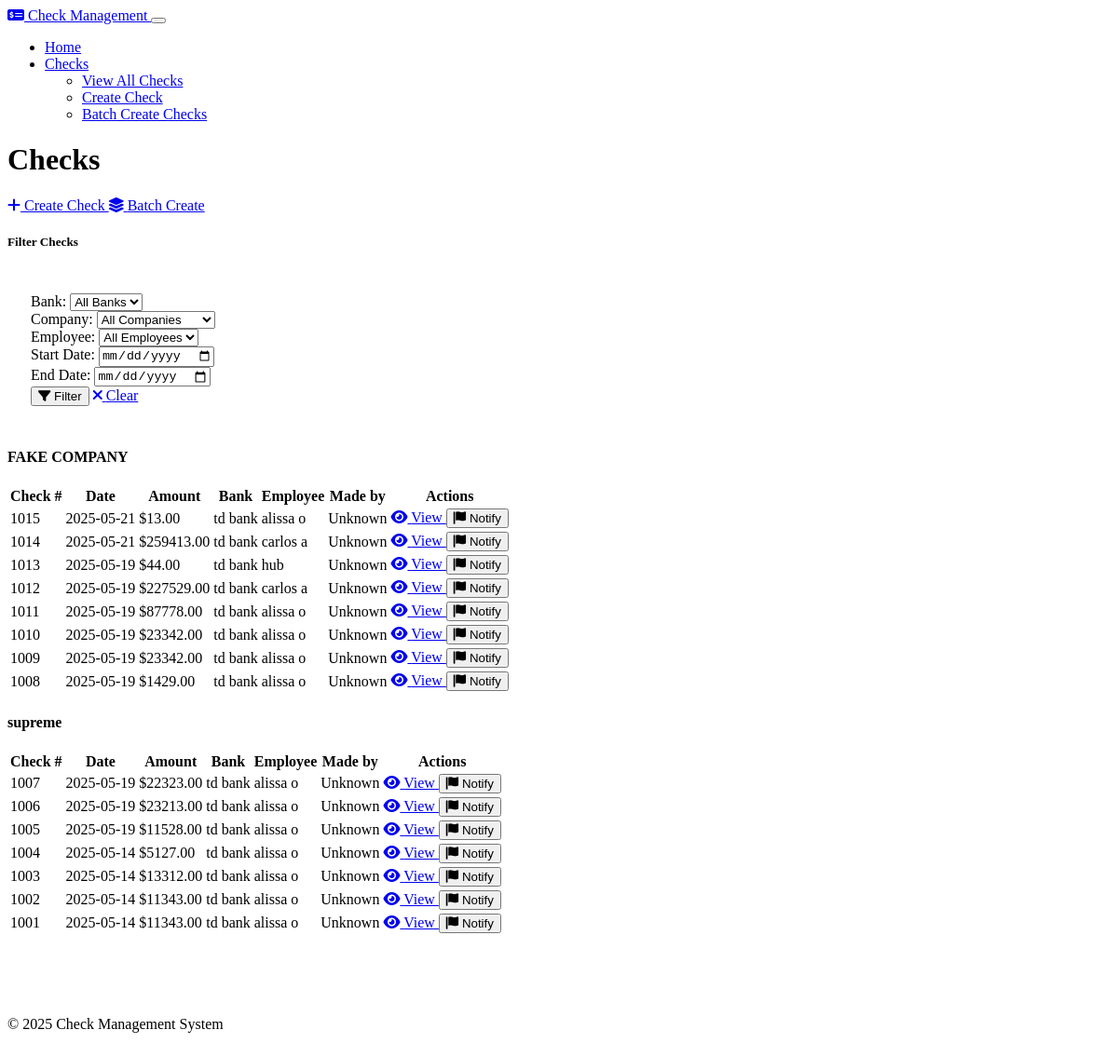
/checks, run on the app's committed database.
### models.py (models this page shows, shortened)
class Company(db.Model):
    id = db.Column(db.Integer, primary_key=True)
    name = db.Column(db.String(100), nullable=False)
    address = db.Column(db.String(200), nullable=False)
    logo = db.Column(db.Text, nullable=True)  # Store as base64 encoded string
    default_bank_id = db.Column(db.Integer, db.ForeignKey('bank.id'), nullable=True)
    employees = db.relationship('Employee', backref='company', lazy=True, cascade="all, delete-orphan")
    checks = db.relationship('Check', backref='company', lazy=True, cascade="all, delete-orphan")
    clients = db.relationship('CompanyClient', backref='company', lazy=True, cascade="all, delete-orphan")
    default_bank = db.relationship('Bank', backref='companies')

class Check(db.Model):
    id = db.Column(db.Integer, primary_key=True)
    check_number = db.Column(db.Integer, nullable=False)
    amount = db.Column(db.Numeric(10, 2), nullable=False)
    date = db.Column(db.Date, nullable=False, default=datetime.utcnow)
    flagged_by_user = db.Column(db.Boolean, default=False)
    flag_reason = db.Column(db.String(255), nullable=True)
    hours_worked = db.Column(db.Numeric(6, 2), nullable=True)
    pay_rate = db.Column(db.Numeric(10, 2), nullable=True)
    overtime_hours = db.Column(db.Numeric(6, 2), nullable=True)
    overtime_rate = db.Column(db.Numeric(10, 2), nullable=True)
    holiday_hours = db.Column(db.Numeric(6, 2), nullable=True)
    holiday_rate = db.Column(db.Numeric(10, 2), nullable=True)
    memo = db.Column(db.String(200), nullable=True)
    bank_id = db.Column(db.Integer, db.ForeignKey('bank.id'), nullable=False)
    company_id = db.Column(db.Integer, db.ForeignKey('company.id'), nullable=False)
    employee_id = db.Column(db.Integer, db.ForeignKey('employee.id'), nullable=False)
    client_id = db.Column(db.Integer, db.ForeignKey('company_client.id'), nullable=True)\
    created_by_id = db.Column(db.Integer, db.ForeignKey('user.id'))
    created_by = db.relationship('User', backref='created_checks')
    client = db.relationship('CompanyClient', backref='checks', lazy=True)

class Bank(db.Model):
    id = db.Column(db.Integer, primary_key=True)
    name = db.Column(db.String(100), nullable=False)
    routing_number = db.Column(db.String(9), nullable=False)
    account_number = db.Column(db.String(20), nullable=False)
    last_check_number = db.Column(db.Integer, default=1000)
    checks = db.relationship('Check', backref='bank', lazy=True, cascade="all, delete-orphan")

class Employee(db.Model):
    id = db.Column(db.Integer, primary_key=True)
    name = db.Column(db.String(100), nullable=False)
    title = db.Column(db.String(100), nullable=False)
    company_id = db.Column(db.Integer, db.ForeignKey('company.id'), nullable=False)
    checks = db.relationship('Check', backref='employee', lazy=True, cascade="all, delete-orphan")

### routes.py (the view)
    @app.route('/checks')
    def checks_index():
        bank_id = request.args.get('bank_id', type=int)
        company_id = request.args.get('company_id', type=int)
        employee_id = request.args.get('employee_id', type=int)
        start_date = request.args.get('start_date')
        end_date = request.args.get('end_date')
        query = Check.query
        if session.get('role') != 'admin':
            query = query.filter(Check.created_by_id == session.get('user_id'))
        if bank_id:
            query = query.filter(Check.bank_id == bank_id)
        if company_id:
            query = query.filter(Check.company_id == company_id)
        if employee_id:
            query = query.filter(Check.employee_id == employee_id)
        if start_date:
            start_date = datetime.strptime(start_date, '%Y-%m-%d').date()
            query = query.filter(Check.date >= start_date)
        if end_date:
            end_date = datetime.strptime(end_date, '%Y-%m-%d').date()
            query = query.filter(Check.date <= end_date)
        checks = query.order_by(Check.date.desc(), Check.check_number.desc()).all()
        grouped_checks = defaultdict(list)
        for check in checks:
            grouped_checks[check.company.name].append(check)
        banks = Bank.query.all()
        companies = Company.query.all()
        employees = Employee.query.all()
        return render_template(
            'checks/index.html',
            grouped_checks=grouped_checks,
            banks=banks,
            companies=companies,
            employees=employees,
            bank_id=bank_id,
            company_id=company_id,
            employee_id=employee_id,
            start_date=start_date,
            end_date=end_date
        )

### templates/checks/index.html (shortened to what this page needs)
{% extends 'layout.html' %}
{% block content %}
<div class="d-flex justify-content-between align-items-center mb-4">
    <h1>Checks</h1>
    <div>
        <a href="{{ url_for('checks_create') }}" class="btn btn-primary me-2">
            <i class="fas fa-plus me-1"></i> Create Check
        </a>
        <a href="{{ url_for('checks_batch') }}" class="btn btn-success">
            <i class="fas fa-layer-group me-1"></i> Batch Create
        </a>
    </div>
</div>
<div class="card mb-4">
    <div class="card-header">
        <h5 class="mb-0">Filter Checks</h5>
    </div>
    <div class="card-body">
        <form method="get" action="{{ url_for('checks_index') }}">
            <div class="row">
                <div class="col-md-3 mb-3">
                    <label for="bank_id" class="form-label">Bank:</label>
                    <select name="bank_id" id="bank_id" class="form-select">
                        <option value="">All Banks</option>
                    </select>
                </div>
                <div class="col-md-3 mb-3">
                    <label for="company_id" class="form-label">Company:</label>
                    <select name="company_id" id="company_id" class="form-select">
                        <option value="">All Companies</option>
                    </select>
                </div>
                <div class="col-md-3 mb-3">
                    <label for="employee_id" class="form-label">Employee:</label>
                    <select name="employee_id" id="employee_id" class="form-select">
                        <option value="">All Employees</option>
                    </select>
                </div>
                <div class="col-md-3 mb-3">
                    <label for="start_date" class="form-label">Start Date:</label>
                    <input type="date" name="start_date" id="start_date" class="form-control" value="{{ start_date }}">
                </div>
                <div class="col-md-3 mb-3">
                    <label for="end_date" class="form-label">End Date:</label>
                    <input type="date" name="end_date" id="end_date" class="form-control" value="{{ end_date }}">
                </div>
                <div class="col-md-3 d-flex align-items-end mb-3">
                    <button type="submit" class="btn btn-primary me-2">
                        <i class="fas fa-filter me-1"></i> Filter
                    </button>
                    <a href="{{ url_for('checks_index') }}" class="btn btn-secondary">
                        <i class="fas fa-times me-1"></i> Clear
                    </a>
                </div>
            </div>
        </form>
    </div>
</div>
{% if grouped_checks %}
    {% for company_name, checks in grouped_checks.items() %}
        <h4 class="mt-4">{{ company_name }}</h4>
        <div class="table-responsive mb-4">
            <table class="table table-hover">
                <thead>
                    <tr>
                        <th>Check #</th>
                        <th>Date</th>
                        <th>Amount</th>
                        <th>Bank</th>
                        <th>Employee</th>
                        <th>Made by</th>
                        <th>Actions</th>
                    </tr>
                </thead>
                <tbody>
                    {% for check in checks %}
                        <tr>
                            <td>{{ check.check_number }}</td>
                            <td>{{ check.date.strftime('%Y-%m-%d') }}</td>
                            <td>${{ check.amount }}</td>
                            <td>{{ check.bank.name }}</td>
                            <td>{{ check.employee.name }}</td>
                            <td>{{ check.created_by.username if check.created_by else 'Unknown' }}</td>
                            <td>
                                <div class="btn-group" role="group">
                                    <a href="{{ url_for('checks_view', id=check.id) }}" class="btn btn-sm btn-info">
                                        <i class="fas fa-eye"></i> View
                                    </a>
                                        {% if session.get('role') != 'admin' and not check.flagged_by_user %}
                                            <form method="POST" action="{{ url_for('flag_check', id=check.id) }}" style="display:inline;">
                                                <button type="submit" class="btn btn-sm btn-outline-warning">
                                                    <i class="fas fa-flag me-1"></i> Notify
                                                </button>
                                            </form>
                                            {% elif check.flagged_by_user %}
                                                <span class="badge bg-warning text-dark">Flagged</span>
                                            {% endif %}
                                </div>
                            </td>
                        </tr>
                    {% endfor %}
                </tbody>
            </table>
        </div>
    {% endfor %}
{% else %}
    <div class="alert alert-info">
        <i class="fas fa-info-circle me-2"></i> No checks found with the current filters. Try adjusting your search criteria or create new checks.
    </div>
{% endif %}
{% endblock %}

### static/css/custom.css (style rules this page uses)
.btn-group .btn { transition: all 0.2s ease; }
.card { transition: all 0.3s ease; }
.card .card-body { padding: 25px; }
.form-label { font-weight: 500; }
.table th { font-weight: 600; }

### data on the page
Company: name "FAKE COMPANY"
Check: check_number "1015", date "2025-05-21", amount "13.00", bank.name "td bank", employee.name "alissa o", created_by "Unknown"
Check: check_number "1014", date "2025-05-21", amount "259413.00", bank.name "td bank", employee.name "carlos a", created_by "Unknown"
Check: check_number "1013", date "2025-05-19", amount "44.00", bank.name "td bank", employee.name "hub", created_by "Unknown"
Check: check_number "1012", date "2025-05-19", amount "227529.00", bank.name "td bank", employee.name "carlos a", created_by "Unknown"
Check: check_number "1011", date "2025-05-19", amount "87778.00", bank.name "td bank", employee.name "alissa o", created_by "Unknown"
Check: check_number "1010", date "2025-05-19", amount "23342.00", bank.name "td bank", employee.name "alissa o", created_by "Unknown"
Check: check_number "1009", date "2025-05-19", amount "23342.00", bank.name "td bank", employee.name "alissa o", created_by "Unknown"
Check: check_number "1008", date "2025-05-19", amount "1429.00", bank.name "td bank", employee.name "alissa o", created_by "Unknown"
Company: name "supreme"
Check: check_number "1007", date "2025-05-19", amount "22323.00", bank.name "td bank", employee.name "alissa o", created_by "Unknown"
Check: check_number "1006", date "2025-05-19", amount "23213.00", bank.name "td bank", employee.name "alissa o", created_by "Unknown"
Check: check_number "1005", date "2025-05-19", amount "11528.00", bank.name "td bank", employee.name "alissa o", created_by "Unknown"
Check: check_number "1004", date "2025-05-14", amount "5127.00", bank.name "td bank", employee.name "alissa o", created_by "Unknown"
Check: check_number "1003", date "2025-05-14", amount "13312.00", bank.name "td bank", employee.name "alissa o", created_by "Unknown"
Check: check_number "1002", date "2025-05-14", amount "11343.00", bank.name "td bank", employee.name "alissa o", created_by "Unknown"
Check: check_number "1001", date "2025-05-14", amount "11343.00", bank.name "td bank", employee.name "alissa o", created_by "Unknown"
